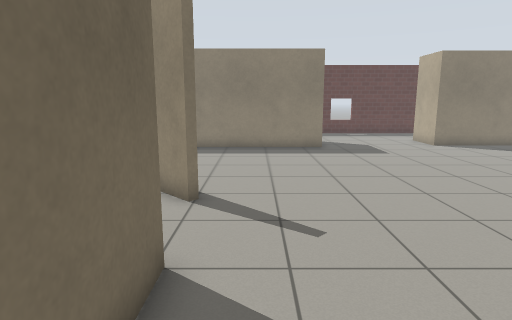
View 1 (above)

17 first-person views from a walk through a world built for the Gazebo simulator. The camera is 1.2 m above the floor, tilts 10° down and sees 75° across. The floor is counted in squares, 0.5 m on a side. Each view is taken from the middle of a square. On the plan, view 1 faces up. The plan holds only what a view shows up to about 19 squares ahead; the rest is blank. Gazebo's built-in surfaces are drawn with simple patterns.

View 2
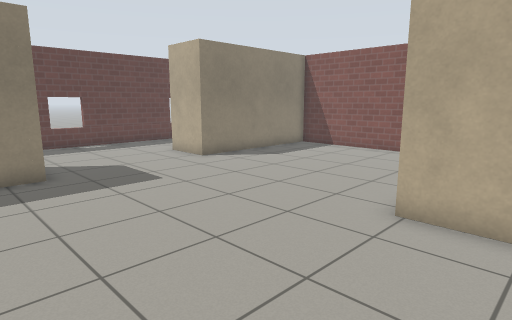

View 3
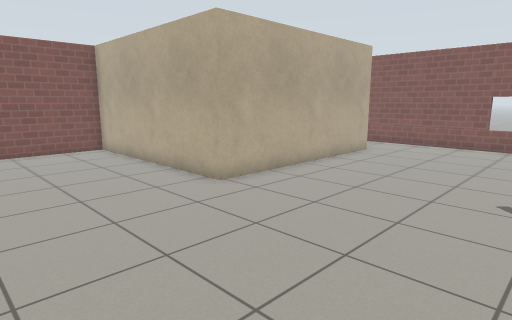

View 4
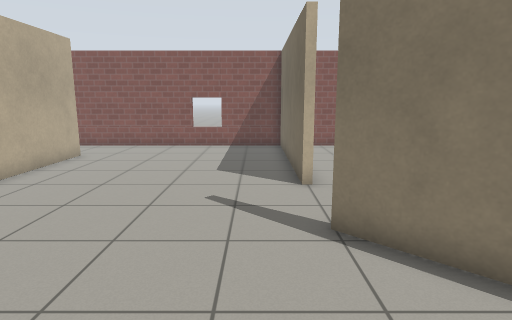

View 5
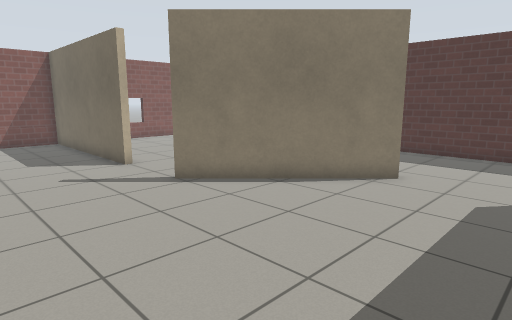

View 6
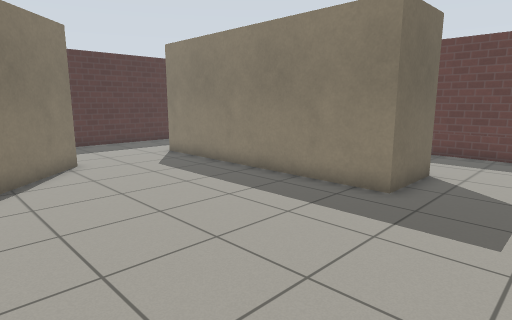

View 7
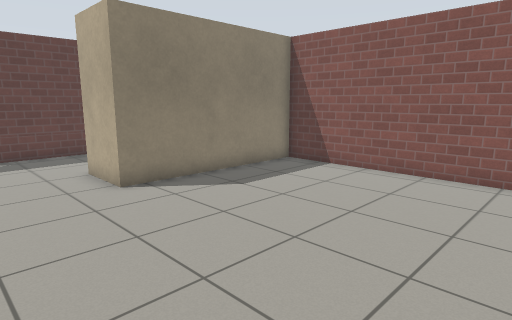

View 8
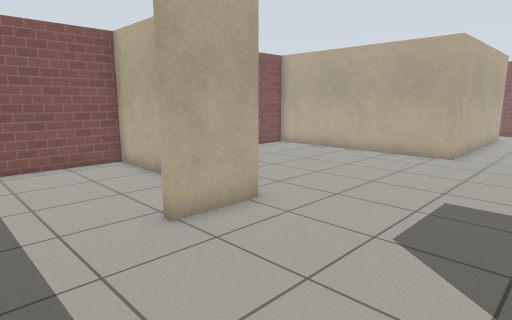

View 9
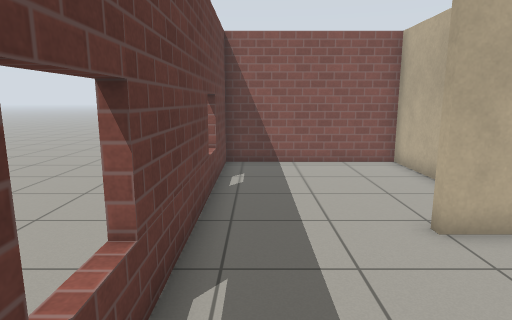

View 10
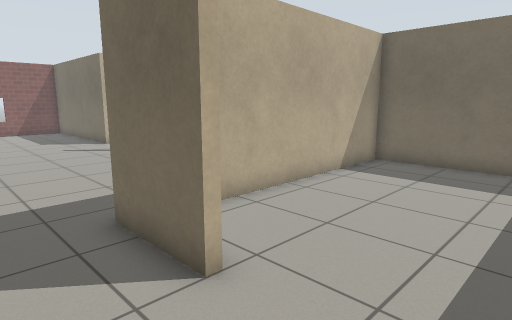

View 11
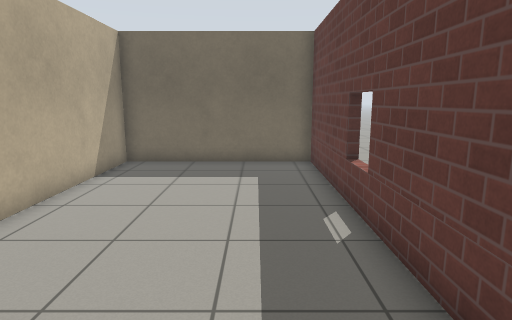

View 12
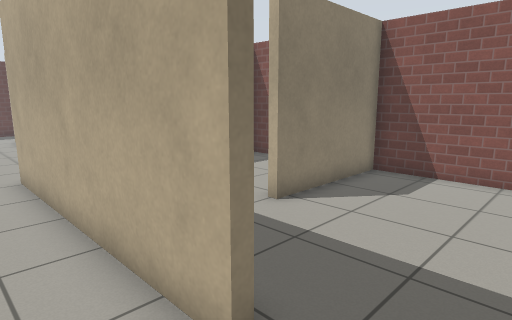

View 13
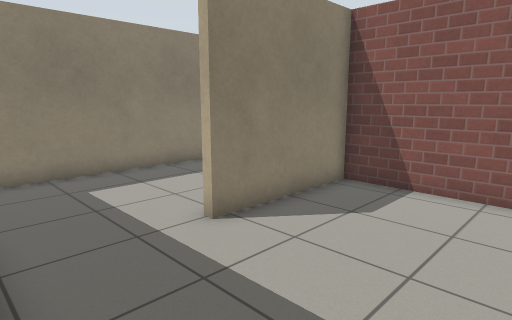

View 14
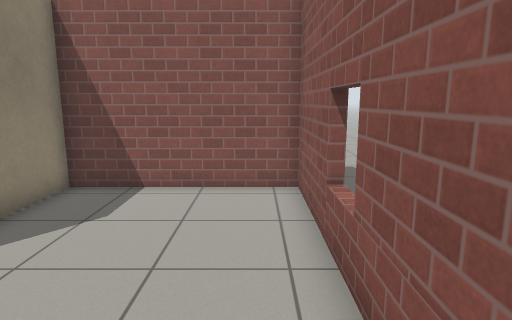

View 15
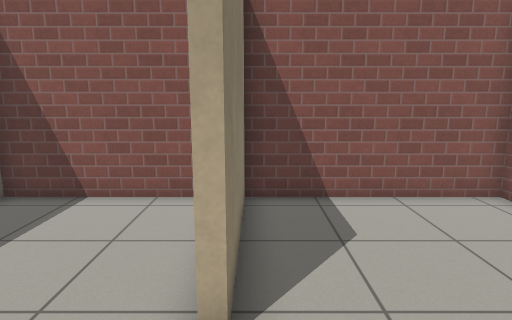

View 16
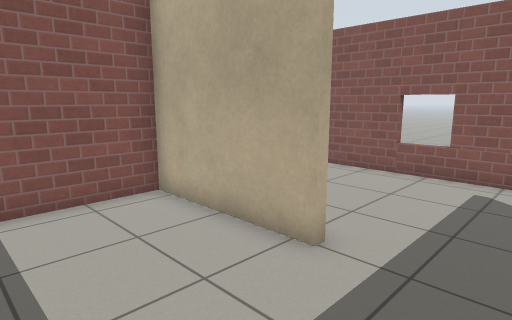

View 17
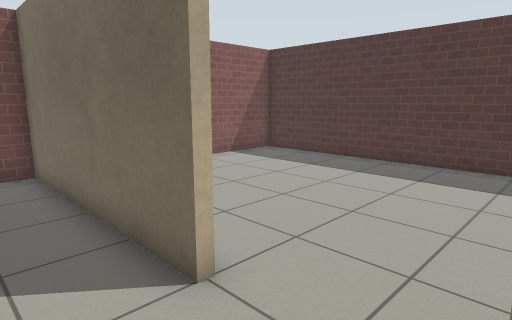

### Floor plan
Ten units are one square. View 1 is at (0, 0); x grows to the right and y downward. Boxes are objects, and circles mark ways between rooms. Rooms are numbered by the first view taken in them; rooms with no view inside come last. Other rooms are left out.
<svg viewBox="-83 -257 260 304">
<path fill="none" stroke="#000" d="M-18 -46 -13 -46 -13 42 75 42M35 -206 35 -175 -76 -175M-64 -130 -14 -80M79 8 79 -87 172 -87 172 -182 98 -182 98 -207M105 -252 25 -252M82 8 79 8M75 42 172 42 172 -23 120 -23M120 -26 172 -26 172 -84 92 -84M25 -252 -72 -252 -72 -178 11 -178M140 -185 172 -185 172 -252 105 -252"/>
<circle cx="80" cy="20" r="3" fill="#2a7"/>
<circle cx="30" cy="-225" r="3" fill="#2a7"/>
<circle cx="100" cy="-225" r="3" fill="#2a7"/>
<circle cx="105" cy="-20" r="3" fill="#2a7"/>
<text x="50" y="-110">1</text>
<text x="120" y="10">2</text>
<text x="120" y="-50">3</text>
<text x="-20" y="-220">4</text>
<text x="130" y="-220">5</text>
</svg>
Room 1 opens to room 2. Room 1 opens to room 4. Room 1 opens to room 5. Room 2 opens to room 3.

Where each view was taken, in squares from view 1:
view 1: 0 up, 0 right, facing up
view 2: 6 up, 1 right, facing up-right
view 3: 15 up, 0 right, facing down-right
view 4: 14 up, 0 right, facing down
view 5: 17 up, 4 right, facing down-left
view 6: 9 up, 7 right, facing up-left
view 7: 9 up, 6 right, facing up-right
view 8: 24 up, 4 right, facing down-right
view 9: 24 up, 4 right, facing right
view 10: 24 up, 6 right, facing down-left
view 11: 23 up, 6 right, facing left
view 12: 3 down, 6 right, facing up-right
view 13: 3 down, 8 right, facing up-right
view 14: 3 down, 8 right, facing right
view 15: 2 up, 9 right, facing right
view 16: 7 up, 9 right, facing down-right
view 17: 8 up, 1 right, facing down-left
